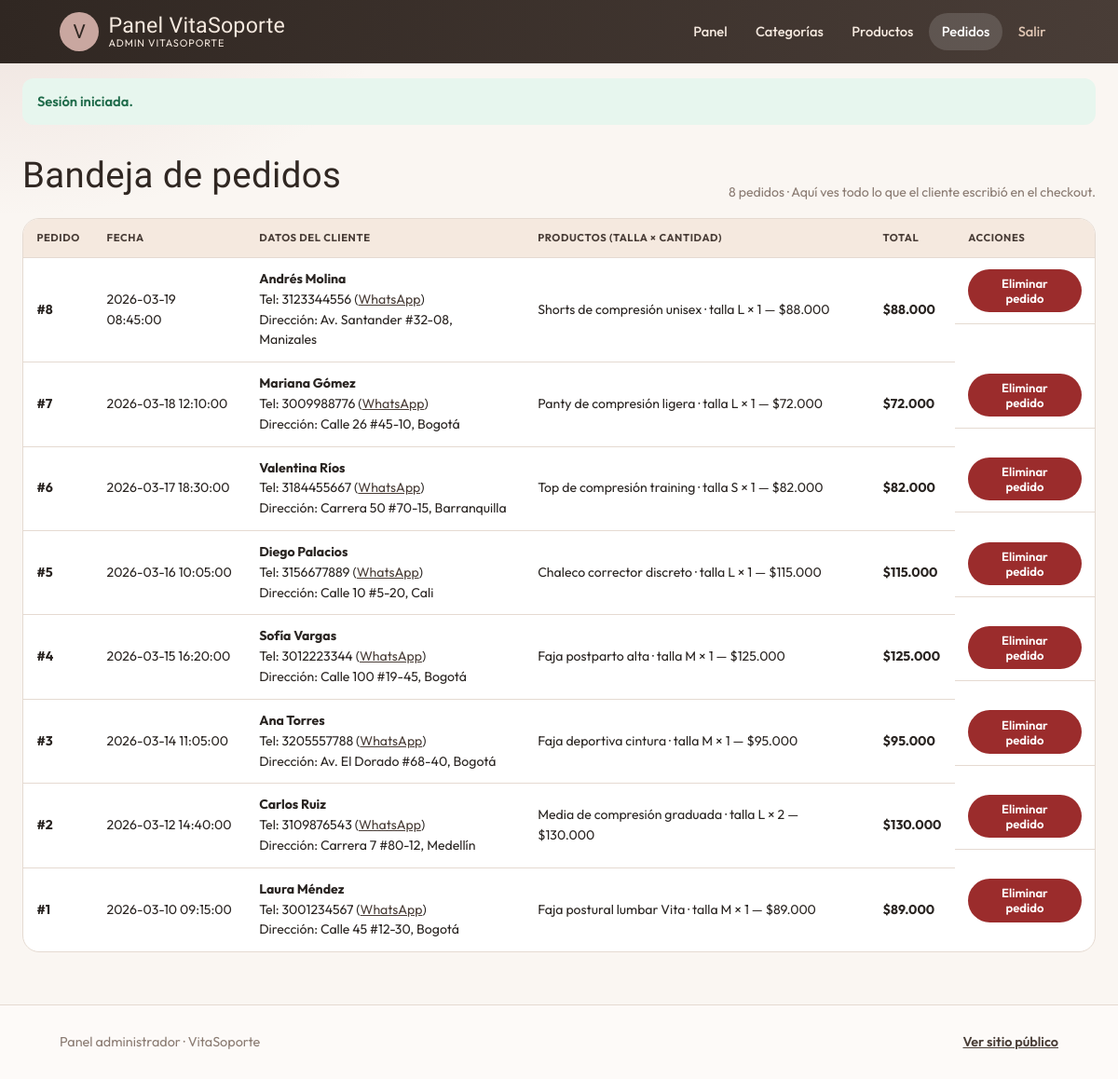
Screenshot of /admin/pedidos.php (signed in) with the database file from the repository.
### tables this page shows
CREATE TABLE pedido (
  id_pedido INT UNSIGNED AUTO_INCREMENT PRIMARY KEY,
  nombre_cliente VARCHAR(150) NOT NULL,
  telefono_cliente VARCHAR(30) NOT NULL,
  direccion_entrega VARCHAR(255) NOT NULL,
  fecha DATETIME NOT NULL DEFAULT CURRENT_TIMESTAMP,
  total DECIMAL(10,2) NOT NULL DEFAULT 0.00
);

CREATE TABLE pedido_detalle (
  id_detalle INT UNSIGNED AUTO_INCREMENT PRIMARY KEY,
  id_pedido INT UNSIGNED NOT NULL,
  id_producto INT UNSIGNED NOT NULL,
  talla VARCHAR(50) NOT NULL DEFAULT 'Única',
  cantidad SMALLINT UNSIGNED NOT NULL DEFAULT 1,
  precio_unitario DECIMAL(10,2) NOT NULL DEFAULT 0.00,
  CONSTRAINT fk_detalle_pedido
    FOREIGN KEY (id_pedido) REFERENCES pedido(id_pedido)
    ON UPDATE CASCADE ON DELETE CASCADE,
  CONSTRAINT fk_detalle_producto
    FOREIGN KEY (id_producto) REFERENCES producto(id_producto)
    ON UPDATE CASCADE ON DELETE RESTRICT,
  UNIQUE KEY uk_pedido_producto_talla (id_pedido, id_producto, talla)
);

CREATE TABLE producto (
  id_producto INT UNSIGNED AUTO_INCREMENT PRIMARY KEY,
  nombre VARCHAR(150) NOT NULL,
  talla VARCHAR(50) NOT NULL DEFAULT 'Única',
  precio DECIMAL(10,2) NOT NULL DEFAULT 0.00,
  descripcion TEXT NULL,
  disponible TINYINT(1) NOT NULL DEFAULT 1,
  foto_url VARCHAR(500) NULL,
  id_categoria INT UNSIGNED NOT NULL,
  CONSTRAINT fk_producto_categoria
    FOREIGN KEY (id_categoria) REFERENCES categoria(id_categoria)
    ON UPDATE CASCADE ON DELETE RESTRICT
);

### includes/funciones.php (called while the page is built, shortened)
<?php
function e(?string $value): string
{
    return htmlspecialchars((string) $value, ENT_QUOTES | ENT_SUBSTITUTE, 'UTF-8');
}
function formatearPrecio(float|int|string $precio): string
{
    return '$' . number_format((float) $precio, 0, ',', '.');
}
function whatsappUrl(string $mensaje): string
{
    return 'https://wa.me/' . WHATSAPP_NUMERO . '?text=' . rawurlencode($mensaje);
}

### admin/pedidos.php (the view, shortened to what this page needs)
<?php
require_once __DIR__ . '/../includes/funciones.php';
$pedidos = $conexion->query(
    'SELECT * FROM pedido ORDER BY fecha DESC, id_pedido DESC'
)->fetch_all(MYSQLI_ASSOC);
$detallesPorPedido = [];
if ($pedidos) {
    $detalles = $conexion->query(
        'SELECT d.id_pedido, d.talla, d.cantidad, d.precio_unitario, pr.nombre AS producto
         FROM pedido_detalle d
         JOIN producto pr ON pr.id_producto = d.id_producto
         ORDER BY d.id_detalle'
    )->fetch_all(MYSQLI_ASSOC);
    foreach ($detalles as $d) {
        $detallesPorPedido[(int) $d['id_pedido']][] = $d;
    }
}
require __DIR__ . '/../includes/header_admin.php';
?>
<div class="toolbar">
    <h2>Bandeja de pedidos</h2>
    <p class="meta"><?= count($pedidos) ?> pedido<?= count($pedidos) === 1 ? '' : 's' ?> · Aquí ves todo lo que el cliente escribió en el checkout.</p>
</div>
<div class="tabla-wrap">
<table>
    <thead>
        <tr><th>Pedido</th><th>Fecha</th><th>Datos del cliente</th><th>Productos (talla × cantidad)</th><th>Total</th><th>Acciones</th></tr>
    </thead>
    <tbody>
    <?php foreach ($pedidos as $p): ?>
        <tr>
            <td><strong>#<?= (int) $p['id_pedido'] ?></strong></td>
            <td><?= e($p['fecha']) ?></td>
            <td>
                <strong><?= e($p['nombre_cliente']) ?></strong><br>
                Tel: <?= e($p['telefono_cliente']) ?>
                (<a href="<?= e(whatsappUrl('Hola ' . $p['nombre_cliente'] . ', te escribimos de VitaSoporte por tu pedido #' . (int) $p['id_pedido'] . '.')) ?>" target="_blank" rel="noopener">WhatsApp</a>)<br>
                Dirección: <?= e($p['direccion_entrega']) ?>
            </td>
            <td>
                <?php foreach ($detallesPorPedido[(int) $p['id_pedido']] ?? [] as $d): ?>
                    <?= e($d['producto']) ?> · talla <?= e($d['talla']) ?> × <?= (int) $d['cantidad'] ?>
                    — <?= e(formatearPrecio((float) $d['precio_unitario'] * (int) $d['cantidad'])) ?><br>
                <?php endforeach; ?>
            </td>
            <td><strong><?= e(formatearPrecio($p['total'])) ?></strong></td>
            <td class="acciones">
                <form method="post" onsubmit="return confirm('¿Eliminar el pedido #<?= (int) $p['id_pedido'] ?>? Esta acción no se puede deshacer.');">
                    <button class="btn btn-sm btn-danger" type="submit">Eliminar pedido</button>
                </form>
            </td>
        </tr>
    <?php endforeach; ?>
    </tbody>
</table>
</div>
<?php require __DIR__ . '/../includes/footer_admin.php'; ?>

### css/estilos.css (style rules this page uses)
:root { --nude: #F5E9DF; --champagne: #E2C8B5; --rosa: #C9A7A0; --cafe: #493D37; --cafe-deep: #302722; --cafe-mid: #65564E; --perla: #FAF6F2; --ink: #292421; --muted: #8A7B72; --line: #E5DAD1; --white: #FFFFFF; --bordeaux: var(--cafe); --bordeaux-deep: var(--cafe-deep); --bordeaux-mid: var(--cafe-mid); --rosa-mist: var(--nude); --pearl: var(--perla); --ok: #1f6b4a; --error: #9b2c2c; --wa: #1f9e55; --radius: 18px; --shadow: 0 18px 40px rgba(48, 39, 34, 0.12); --font-display: "Marcellus", "Times New Roman", serif; --font-body: "Outfit", system-ui, sans-serif; --pad-x: clamp(1rem, 3.5vw, 1.5rem); --touch: 44px; --header-h: 4.25rem; }
* { box-sizing: border-box; margin: 0; padding: 0; }
html { scroll-behavior: smooth; -webkit-text-size-adjust: 100%; text-size-adjust: 100%; }
body { font-family: var(--font-body); color: var(--ink); background: radial-gradient(ellipse 80% 50% at 10% -10%, rgba(201, 167, 160, 0.45), transparent 55%), radial-gradient(ellipse 60% 40% at 100% 0%, rgba(73, 61, 55, 0.08), transparent 50%), linear-gradient(180deg, #FAF6F2 0%, var(--pearl) 40%, #F5E9DF 100%); min-height: 100vh; min-height: 100dvh; line-height: 1.55; display: flex; flex-direction: column; overflow-x: hidden; }
a { color: var(--bordeaux); }
h1, h2, h3, .brand-text strong { font-family: var(--font-display); font-weight: 400; letter-spacing: 0.01em; }
.btn { display: inline-flex; align-items: center; justify-content: center; gap: 0.35rem; border: none; border-radius: 999px; padding: 0.78rem 1.3rem; font-weight: 600; text-decoration: none; cursor: pointer; font-family: inherit; font-size: 0.93rem; min-height: var(--touch); transition: transform 0.15s, background 0.2s, box-shadow 0.2s; -webkit-tap-highlight-color: transparent; }
.btn-danger { background: var(--error); color: white; }
.btn-sm { padding: 0.45rem 0.9rem; font-size: 0.82rem; min-height: 2.35rem; }
.toolbar { display: flex; justify-content: space-between; align-items: flex-end; gap: 0.85rem; margin: clamp(1.15rem, 3vw, 1.5rem) 0 1rem; flex-wrap: wrap; }
.toolbar h2, .toolbar h3 { font-size: clamp(1.65rem, 4vw, 2.4rem); color: var(--bordeaux-deep); }
.meta { color: var(--muted); font-size: 0.88rem; }
.admin-body { background: radial-gradient(ellipse 70% 40% at 0% 0%, rgba(201, 167, 160, 0.25), transparent 50%), var(--pearl); }
.tabla-wrap { overflow-x: auto; -webkit-overflow-scrolling: touch; background: white; border-radius: var(--radius); border: 1px solid var(--line); max-width: 100%; scrollbar-width: thin; scrollbar-color: var(--rosa) transparent; }
.tabla-wrap::after { content: ""; display: block; pointer-events: none; }
table { width: 100%; border-collapse: collapse; min-width: 560px; }
th, td { text-align: left; padding: 0.75rem 0.9rem; border-bottom: 1px solid var(--line); font-size: 0.88rem; vertical-align: middle; }
th { background: var(--rosa-mist); color: var(--bordeaux); font-size: 0.7rem; text-transform: uppercase; letter-spacing: 0.05em; white-space: nowrap; position: sticky; top: 0; z-index: 1; }
tr:last-child td { border-bottom: none; }
.acciones { display: flex; gap: 0.4rem; flex-wrap: wrap; align-items: center; }
.acciones form { display: inline; }

### rows the page displays
pedido: id_pedido "8", fecha "2026-03-19 08:45:00", nombre_cliente "Andrés Molina", telefono_cliente "3123344556", direccion_entrega "Av. Santander #32-08, Manizales", total "$88.000"
pedido_detalle: id_producto.nombre "Shorts de compresión unisex", talla "L", cantidad "1", formatearPrecio((float) $d['precio_unitario'] * (int) $d['cantidad']) "$88.000"
pedido: id_pedido "7", fecha "2026-03-18 12:10:00", nombre_cliente "Mariana Gómez", telefono_cliente "3009988776", direccion_entrega "Calle 26 #45-10, Bogotá", total "$72.000"
pedido_detalle: id_producto.nombre "Panty de compresión ligera", talla "L", cantidad "1", formatearPrecio((float) $d['precio_unitario'] * (int) $d['cantidad']) "$72.000"
pedido: id_pedido "6", fecha "2026-03-17 18:30:00", nombre_cliente "Valentina Ríos", telefono_cliente "3184455667", direccion_entrega "Carrera 50 #70-15, Barranquilla", total "$82.000"
pedido_detalle: id_producto.nombre "Top de compresión training", talla "S", cantidad "1", formatearPrecio((float) $d['precio_unitario'] * (int) $d['cantidad']) "$82.000"
pedido: id_pedido "5", fecha "2026-03-16 10:05:00", nombre_cliente "Diego Palacios", telefono_cliente "3156677889", direccion_entrega "Calle 10 #5-20, Cali", total "$115.000"
pedido_detalle: id_producto.nombre "Chaleco corrector discreto", talla "L", cantidad "1", formatearPrecio((float) $d['precio_unitario'] * (int) $d['cantidad']) "$115.000"
pedido: id_pedido "4", fecha "2026-03-15 16:20:00", nombre_cliente "Sofía Vargas", telefono_cliente "3012223344", direccion_entrega "Calle 100 #19-45, Bogotá", total "$125.000"
pedido_detalle: id_producto.nombre "Faja postparto alta", talla "M", cantidad "1", formatearPrecio((float) $d['precio_unitario'] * (int) $d['cantidad']) "$125.000"
pedido: id_pedido "3", fecha "2026-03-14 11:05:00", nombre_cliente "Ana Torres", telefono_cliente "3205557788", direccion_entrega "Av. El Dorado #68-40, Bogotá", total "$95.000"
pedido_detalle: id_producto.nombre "Faja deportiva cintura", talla "M", cantidad "1", formatearPrecio((float) $d['precio_unitario'] * (int) $d['cantidad']) "$95.000"
pedido: id_pedido "2", fecha "2026-03-12 14:40:00", nombre_cliente "Carlos Ruiz", telefono_cliente "3109876543", direccion_entrega "Carrera 7 #80-12, Medellín", total "$130.000"
pedido_detalle: id_producto.nombre "Media de compresión graduada", talla "L", cantidad "2", formatearPrecio((float) $d['precio_unitario'] * (int) $d['cantidad']) "$130.000"
pedido: id_pedido "1", fecha "2026-03-10 09:15:00", nombre_cliente "Laura Méndez", telefono_cliente "3001234567", direccion_entrega "Calle 45 #12-30, Bogotá", total "$89.000"
pedido_detalle: id_producto.nombre "Faja postural lumbar Vita", talla "M", cantidad "1", formatearPrecio((float) $d['precio_unitario'] * (int) $d['cantidad']) "$89.000"

### other values shown
$admin['nombre'] "ADMIN VITASOPORTE"
$flash['mensaje'] "Sesión iniciada."
count($pedidos) "8"
